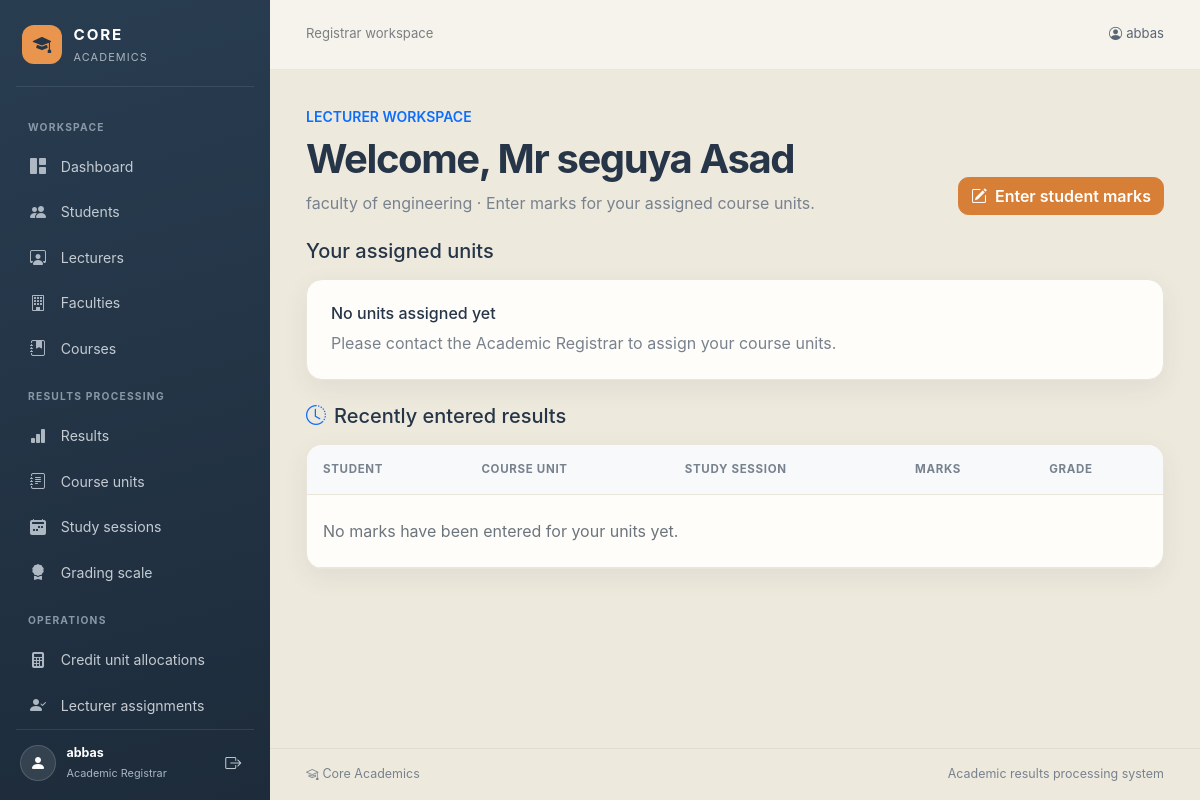
Screenshot of /academics/lecturer/ (signed in) with the database file from the repository.
### academics/models.py (models this page shows, shortened)
class Lecturer(models.Model):
    class Gender(models.TextChoices):
        MALE = 'M', 'Male'
        FEMALE = 'F', 'Female'
    lecturer_id = models.AutoField(primary_key=True, db_column='LecturerId')
    user = models.OneToOneField(
        settings.AUTH_USER_MODEL,
        on_delete=models.SET_NULL,
        null=True,
        blank=True,
        related_name='lecturer_profile',
    )
    lecturer_name = models.CharField(max_length=50, db_column='LecturerName')
    gender = models.CharField(max_length=1, choices=Gender.choices, db_column='Gender')
    contact = models.CharField(max_length=10, db_column='Contact')
    department = models.CharField(max_length=50, db_column='Department')
    faculty = models.ForeignKey(
        Faculty,
        on_delete=models.PROTECT,
        related_name='lecturers',
    )
    class Meta:
        db_table = 'LECTURER'

class Faculty(models.Model):
    faculty_id = models.IntegerField(primary_key=True, db_column='FacultyId')
    faculty_name = models.CharField(max_length=30, db_column='FacultyName')
    class Meta:
        db_table = 'FACULTY'

### academics/views.py (the view, shortened to what this page needs)
# urls.py: path('lecturer/', views.lecturer_dashboard, name='lecturer-dashboard'),
@lecturer_required
def lecturer_dashboard(request):
    lecturer = get_object_or_404(models.Lecturer, user=request.user)
    units = lecturer.course_units.select_related(
        'course',
        'credit_allocation',
    ).order_by('unit_name')
    results = list(
        models.Result.objects.filter(unit__in=units)
        .select_related(
            'student',
            'unit',
            'unit__credit_allocation',
            'session',
        )
        .order_by('-session__academic_year', 'student__student_name')
    )
    grades_by_marks = {}
    result_rows = []
    return render(
        request,
        'academics/lecturer_dashboard.html',
        {
            'lecturer': lecturer,
            'units': units,
            'result_rows': result_rows,
        },
    )

### academics/access.py (called while the page is built)
def has_role(user, role):
    return user.is_superuser or user.groups.filter(name=role).exists()

def role_required(role):
    def decorator(view_func):
        @login_required
        @wraps(view_func)
        def wrapped(request, *args, **kwargs):
            if not has_role(request.user, role):
                raise PermissionDenied
            return view_func(request, *args, **kwargs)
        return wrapped
    return decorator

### academics/context_processors.py (called while the page is built)
def user_roles(request):
    user = request.user
    return {
        'is_academic_registrar': user.is_authenticated and has_role(user, ROLE_REGISTRAR),
        'is_lecturer': user.is_authenticated and has_role(user, ROLE_LECTURER),
        'is_faculty_coordinator': user.is_authenticated and has_role(user, ROLE_COORDINATOR),
    }

### academics/templates/academics/lecturer_dashboard.html (shortened to what this page needs)
{% extends "academics/base.html" %}
{% block content %}
<div class="d-flex flex-column flex-md-row justify-content-between align-items-md-end gap-3 mb-4">
    <div>
        <p class="text-uppercase small fw-semibold text-primary mb-2">Lecturer workspace</p>
        <h1 class="page-heading display-6 mb-2">Welcome, {{ lecturer.lecturer_name }}</h1>
        <p class="page-subtitle mb-0">{{ lecturer.faculty.faculty_name }} &middot; Enter marks for your assigned course units.</p>
    </div>
    <div class="page-tools">
        <a class="btn btn-primary" href="{% url 'academics:result-entry' %}"><i class="bi bi-pencil-square me-2" aria-hidden="true"></i>Enter student marks</a>
    </div>
</div>
<section class="mb-4">
    <h2 class="h5 mb-3">Your assigned units</h2>
    <div class="row g-3">
        {% for unit in units %}
            <div class="col-sm-6 col-lg-4">
                <div class="surface p-3 h-100">
                    <span class="module-icon mb-3"><i class="bi bi-journal-text" aria-hidden="true"></i></span>
                    <h3 class="h6 mb-1">{{ unit.unit_name }}</h3>
                    <p class="page-subtitle small mb-0">{{ unit.course.course_name }} &middot; {{ unit.academic_year }} &middot; Semester {{ unit.semester }} &middot; {% if unit.credit_allocation %}{{ unit.credit_allocation.credit_units }} credits{% else %}Credits not allocated{% endif %}</p>
                </div>
            </div>
        {% empty %}
            <div class="col-12">
                <div class="surface p-4">
                    <h3 class="h6">No units assigned yet</h3>
                    <p class="page-subtitle mb-0">Please contact the Academic Registrar to assign your course units.</p>
                </div>
            </div>
        {% endfor %}
    </div>
</section>
<section>
    <h2 class="h5 mb-3"><i class="bi bi-clock-history me-2 text-primary" aria-hidden="true"></i>Recently entered results</h2>
    <div class="surface overflow-hidden">
        <div class="table-responsive">
            <table class="table table-hover align-middle mb-0">
                <thead class="table-light">
                    <tr>
                        <th class="px-3 py-3">Student</th>
                        <th class="px-3 py-3">Course unit</th>
                        <th class="px-3 py-3">Study session</th>
                        <th class="px-3 py-3">Marks</th>
                        <th class="px-3 py-3">Grade</th>
                    </tr>
                </thead>
                <tbody>
                    {% for row in result_rows %}
                        <tr>
                            <td class="px-3">{{ row.result.student.student_name }} <span class="text-secondary small">({{ row.result.student.reg_no }})</span></td>
                            <td class="px-3">{{ row.result.unit.unit_name }}</td>
                            <td class="px-3">{{ row.result.session.academic_year }} / Semester {{ row.result.session.semester }} / {{ row.result.session.study_period }}</td>
                            <td class="px-3 fw-semibold">{{ row.result.marks }}</td>
                            <td class="px-3">{% if row.grade %}{{ row.grade.grade_symbol }} ({{ row.grade.grade_points }}){% else %}Not available{% endif %}</td>
                        </tr>
                    {% empty %}
                        <tr><td class="px-3 py-4 text-secondary" colspan="5">No marks have been entered for your units yet.</td></tr>
                    {% endfor %}
                </tbody>
            </table>
        </div>
    </div>
</section>
{% endblock %}

### academics/templates/academics/base.html (shortened to what this page needs)
{% load static %}
<!doctype html>
<html lang="en">
<head>
    <link href="https://cdn.jsdelivr.net/npm/bootstrap@5.3.8/dist/css/bootstrap.min.css" rel="stylesheet">
    <link rel="stylesheet" href="https://cdn.jsdelivr.net/npm/bootstrap-icons@1.11.3/font/bootstrap-icons.min.css">
    <link rel="stylesheet" href="{% static 'academics/css/app.css' %}">
</head>
<body>
<div class="app-layout">
    {% if user.is_authenticated %}
        <aside class="app-sidebar offcanvas-lg offcanvas-start" tabindex="-1" id="appSidebar" aria-labelledby="appSidebarLabel">
            <div class="sidebar-heading">
                <a class="sidebar-brand" href="{% url 'academics:index' %}" id="appSidebarLabel">
                    <span class="brand-mark"><i class="bi bi-mortarboard-fill" aria-hidden="true"></i></span>
                    <span><strong>CORE</strong><small>ACADEMICS</small></span>
                </a>
            </div>
            <nav class="sidebar-nav" aria-label="Main navigation">
                {% if is_academic_registrar %}
                    <span class="sidebar-section-label">WORKSPACE</span>
                    <a class="sidebar-link" href="{% url 'academics:index' %}"><i class="bi bi-grid-1x2-fill" aria-hidden="true"></i><span>Dashboard</span></a>
                    <a class="sidebar-link" href="{% url 'academics:model-list' 'students' %}"><i class="bi bi-people-fill" aria-hidden="true"></i><span>Students</span></a>
                    <a class="sidebar-link" href="{% url 'academics:model-list' 'lecturers' %}"><i class="bi bi-person-workspace" aria-hidden="true"></i><span>Lecturers</span></a>
                    <a class="sidebar-link" href="{% url 'academics:model-list' 'faculties' %}"><i class="bi bi-building" aria-hidden="true"></i><span>Faculties</span></a>
                    <a class="sidebar-link" href="{% url 'academics:model-list' 'courses' %}"><i class="bi bi-journal-bookmark-fill" aria-hidden="true"></i><span>Courses</span></a>
                    <span class="sidebar-section-label">RESULTS PROCESSING</span>
                    <a class="sidebar-link" href="{% url 'academics:model-list' 'results' %}"><i class="bi bi-bar-chart-fill" aria-hidden="true"></i><span>Results</span></a>
                    <a class="sidebar-link" href="{% url 'academics:model-list' 'course-units' %}"><i class="bi bi-journal-text" aria-hidden="true"></i><span>Course units</span></a>
                    <a class="sidebar-link" href="{% url 'academics:model-list' 'study-sessions' %}"><i class="bi bi-calendar2-week-fill" aria-hidden="true"></i><span>Study sessions</span></a>
                    <a class="sidebar-link" href="{% url 'academics:model-list' 'gradings' %}"><i class="bi bi-award-fill" aria-hidden="true"></i><span>Grading scale</span></a>
                    <span class="sidebar-section-label">OPERATIONS</span>
                    <a class="sidebar-link" href="{% url 'academics:model-list' 'unit-assignments' %}"><i class="bi bi-calculator-fill" aria-hidden="true"></i><span>Credit unit allocations</span></a>
                    <a class="sidebar-link" href="{% url 'academics:model-list' 'lecturer-assignments' %}"><i class="bi bi-person-check-fill" aria-hidden="true"></i><span>Lecturer assignments</span></a>
                {% endif %}
            </nav>
            <div class="sidebar-footer">
                <span class="sidebar-avatar"><i class="bi bi-person-fill" aria-hidden="true"></i></span>
                <span class="sidebar-user"><strong>{{ user.get_username }}</strong><small>{% if is_academic_registrar %}Academic Registrar{% elif is_lecturer %}Lecturer{% elif is_faculty_coordinator %}Faculty Coordinator{% else %}Staff account{% endif %}</small></span>
                <form method="post" action="{% url 'logout' %}">
                    <button class="sidebar-logout" type="submit" aria-label="Log out" title="Log out"><i class="bi bi-box-arrow-right" aria-hidden="true"></i></button>
                </form>
            </div>
        </aside>
    {% endif %}
    <div class="app-main-panel">
        <header class="app-topbar">
            <div class="d-flex align-items-center gap-3">
                <span class="topbar-context">{% block page_context %}{% if is_academic_registrar %}Registrar workspace{% elif is_lecturer %}Lecturer workspace{% elif is_faculty_coordinator %}Coordinator workspace{% else %}Academic results processing{% endif %}{% endblock %}</span>
            </div>
            <div class="d-flex align-items-center gap-3">
                {% if user.is_authenticated %}
                    <span class="topbar-user"><i class="bi bi-person-circle me-1" aria-hidden="true"></i>{{ user.get_username }}</span>
                {% else %}
                    <a class="btn btn-sm btn-primary" href="{% url 'login' %}">Sign in</a>
                {% endif %}
            </div>
        </header>
        <main class="app-main">
            {% block content %}{% endblock %}
        </main>
        <footer class="app-footer">
            <span><i class="bi bi-mortarboard me-1" aria-hidden="true"></i>Core Academics</span>
            <span>Academic results processing system</span>
        </footer>
    </div>
</div>
</body>
</html>

### academics/static/academics/css/app.css (style rules this page uses)
:root { --ink: #263648; --muted: #78828e; --brand: #e9954d; --brand-dark: #d77f36; --canvas: #eee9dd; --line: #eae5da; --sidebar: #253648; }
* { box-sizing: border-box; }
body { min-width: 320px; min-height: 100vh; margin: 0; background: var(--canvas); color: var(--ink); font-family: Inter, "Segoe UI", system-ui, -apple-system, sans-serif; }
.app-layout { min-height: 100vh; }
.app-sidebar { --bs-offcanvas-width: 270px; display: flex; flex-direction: column; width: 270px; height: 100vh; padding: 1.25rem 1rem 1rem; overflow: hidden; border: 0; background: linear-gradient(165deg, #293d51 0%, #1d2b3a 100%); color: #fff; }
.sidebar-heading { display: flex; flex-shrink: 0; align-items: center; justify-content: space-between; padding: .25rem .4rem 1.3rem; border-bottom: 1px solid rgba(255,255,255,.09); }
.sidebar-brand { display: flex; align-items: center; gap: .75rem; color: #fff; text-decoration: none; }
.sidebar-brand strong { display: block; font-size: .95rem; letter-spacing: .12em; }
.sidebar-brand small { display: block; margin-top: .12rem; color: #aab4bf; font-size: .68rem; letter-spacing: .1em; }
.brand-mark { display: inline-grid; width: 2.45rem; height: 2.45rem; flex: 0 0 auto; place-items: center; border-radius: .75rem; background: var(--brand); color: #263648; font-size: 1.15rem; }
.sidebar-nav { flex: 1; padding: 1rem 0; overflow-y: auto; scrollbar-color: #506174 transparent; scrollbar-width: thin; }
.sidebar-section-label { display: block; padding: 1.05rem .75rem .45rem; color: #8998a7; font-size: .64rem; font-weight: 700; letter-spacing: .12em; }
.sidebar-link { display: flex; align-items: center; gap: .85rem; min-height: 2.7rem; margin: .15rem 0; padding: .6rem .8rem; border-radius: .65rem; color: #c4cbd2; font-size: .88rem; text-decoration: none; transition: background .15s ease, color .15s ease, transform .15s ease; }
.sidebar-link i { width: 1.15rem; color: #aeb8c2; font-size: 1rem; text-align: center; }
.sidebar-footer { display: flex; flex-shrink: 0; align-items: center; gap: .65rem; padding: .9rem .25rem .15rem; border-top: 1px solid rgba(255,255,255,.1); }
.sidebar-avatar { display: grid; width: 2.25rem; height: 2.25rem; flex: 0 0 auto; place-items: center; border: 1px solid rgba(255,255,255,.15); border-radius: 50%; background: rgba(255,255,255,.1); color: #fff; }
.sidebar-user { display: flex; min-width: 0; flex: 1; flex-direction: column; }
.sidebar-user strong { overflow: hidden; color: #fff; font-size: .78rem; text-overflow: ellipsis; white-space: nowrap; }
.sidebar-user small { margin-top: .15rem; color: #aab4bf; font-size: .68rem; }
.sidebar-logout { display: grid; width: 2.1rem; height: 2.1rem; place-items: center; border: 0; border-radius: .55rem; background: transparent; color: #c4cbd2; }
.app-main-panel { display: flex; min-width: 0; min-height: 100vh; flex: 1; flex-direction: column; }
.app-topbar { display: flex; min-height: 4.35rem; align-items: center; justify-content: space-between; gap: 1rem; padding: .75rem clamp(1rem, 3vw, 2.4rem); border-bottom: 1px solid rgba(57, 67, 76, .07); background: rgba(255,255,255,.42); }
.topbar-context { color: #7a7f83; font-size: .82rem; }
.topbar-user { color: #586574; font-size: .82rem; }
.app-main { width: 100%; max-width: 1800px; flex: 1; margin: 0 auto; padding: clamp(1.25rem, 3vw, 2.5rem) clamp(1rem, 3vw, 2.5rem); }
.app-footer { display: flex; justify-content: space-between; gap: .75rem; margin-top: auto; padding: 1rem clamp(1rem, 3vw, 2.5rem); border-top: 1px solid rgba(57, 67, 76, .08); color: var(--muted); font-size: .78rem; }
.page-heading { color: var(--ink); font-weight: 750; letter-spacing: -.035em; }
.page-subtitle { color: var(--muted); }
.surface, .module-card { border: 1px solid var(--line); border-radius: 1rem; background: #fffdf9; box-shadow: 0 8px 26px rgba(45, 50, 57, .07); }
.table { --bs-table-bg: transparent; }
.table thead th { border-bottom-color: var(--line); color: var(--muted); font-size: .72rem; font-weight: 700; letter-spacing: .06em; text-transform: uppercase; white-space: nowrap; }
.table tbody td { border-color: var(--line); }
.btn { border-radius: .65rem; font-weight: 600; }
.btn-primary { background: var(--brand-dark); border-color: var(--brand-dark); }
@media (min-width: 992px) { .app-layout { display: flex; align-items: flex-start; } }
@media (min-width: 992px) { .app-sidebar { position: sticky; top: 0; } }

### rows the page displays
Lecturer: lecturer_name "Mr seguya Asad", faculty.faculty_name "faculty of engineering"

### other values shown
{{ user.get_username }} "abbas"
